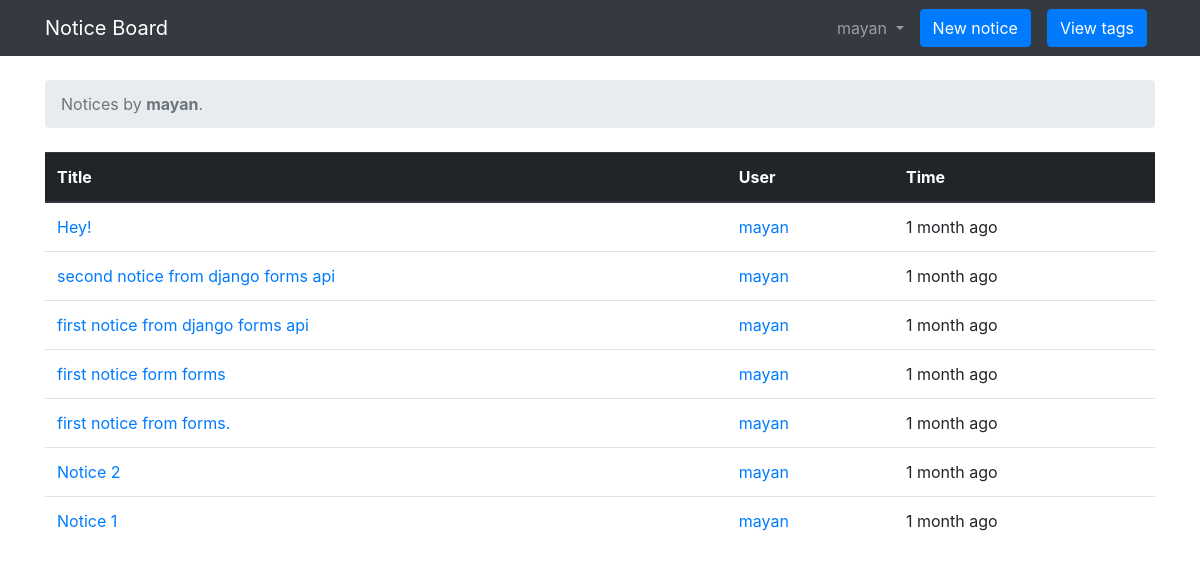
Page /u/mayan (signed in) on the earlier database version.
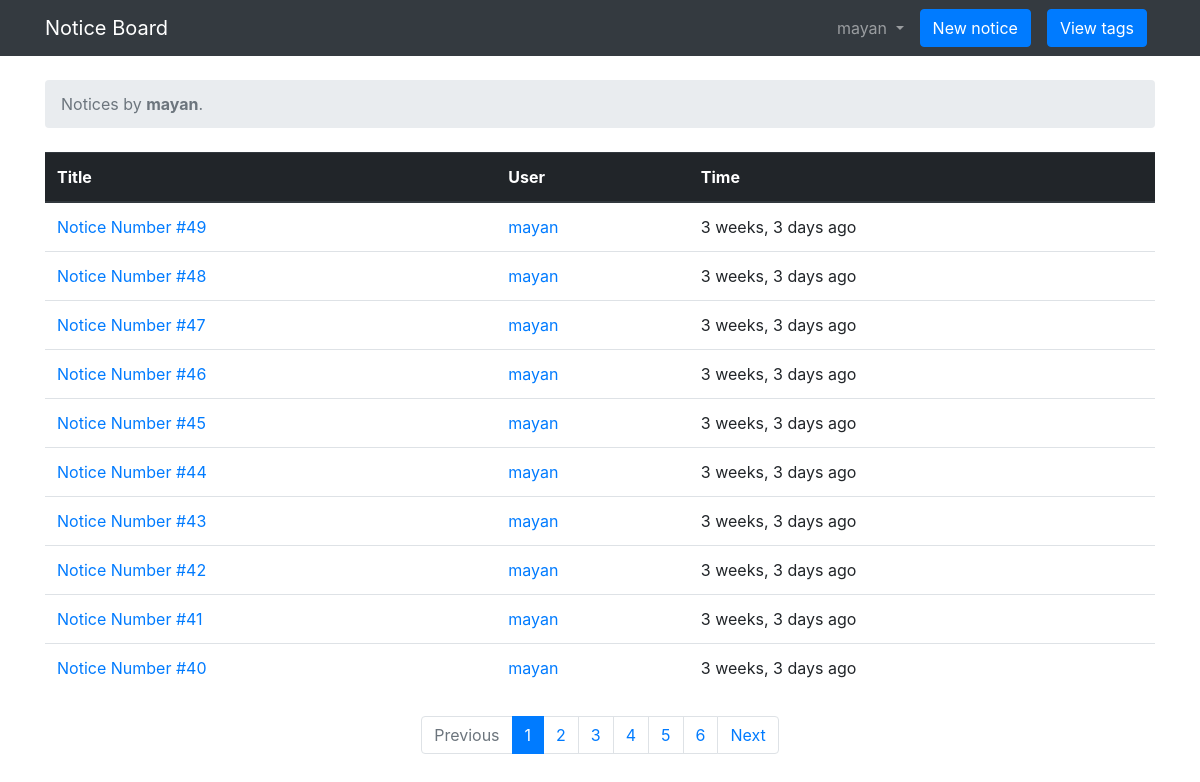
Same page on the later database version.
### notices/models.py (models this page shows, shortened)
class Notice(models.Model):
	title = models.CharField(max_length=100)
	message = models.TextField(max_length=2000)
	created_at = models.DateTimeField(auto_now_add=True)
	tags = models.CharField(max_length=100, null=True)
	created_by = models.ForeignKey(User, related_name='posts', on_delete=models.DO_NOTHING)

### notices/views.py (the view)
# urls.py: path('u/<user>', views.UserNoticeListView.as_view(), name='user_notices'),
class UserNoticeListView(LoginRequiredMixin, ListView):
	model = Notice
	context_object_name = 'notices'
	template_name = 'notices/notices_by_user.html'
	paginate_by = 10
	def get_context_data(self, **kwargs):
		return super().get_context_data(**kwargs)
	def get_queryset(self):
		self.user = get_object_or_404(User, username=self.kwargs['user'])
		return Notice.objects.filter(created_by=self.user).order_by('-created_at')

### notices/templates/notices/notices_by_user.html
{% extends 'notices/home.html' %}
{% block breadcrumb %} Notices by <strong>{{ user }}</strong>. {% endblock %}

### notices/templates/notices/home.html (shortened to what this page needs)
{% extends 'notices/base.html' %}
{% load humanize %}
{% block content %}
		<ol class="breadcrumb my-4">
		    <li class="breadcrumb-item active"> {% block breadcrumb %} Notices {% endblock %}</li>
		</ol>
	    <table class="table">
	    	<thead class="thead-dark">
	    		<tr>
	    			<th>Title</th>
	    			<th>User</th>
	    			<th>Time</th>
	    		</tr>
	    	</thead>
	      <tbody>
	      	{% if notices %}
		        {% for notice in notices %}
		          <tr>
		            <td>
		              <a href="{% url 'notices:notice_page' notice.id %}"> {{ notice.title }} </a>
		            </td>
		            <td>
		              <a href="{% url 'notices:user_notices' notice.created_by %}">{{ notice.created_by }} </a>
		        	</td>
		            <td>{{ notice.created_at|naturaltime }}</td>
		          </tr>
		        {% endfor %}
		      </tbody>
		     {% endif %}
	    </table>
		 {% if is_paginated %}
		    <nav aria-label="Topics pagination" class="my-4">
		      <ul class="pagination justify-content-center">
		        {% if page_obj.has_previous %}
		          <li class="page-item">
		            <a class="page-link" href="?page={{ page_obj.previous_page_number }}">Previous</a>
		          </li>
		        {% else %}
		          <li class="page-item disabled">
		            <span class="page-link">Previous</span>
		          </li>
		        {% endif %}
		        {% for page_num in paginator.page_range %}
		          {% if page_obj.number == page_num %}
		            <li class="page-item active">
		              <span class="page-link">
		                {{ page_num }}
		              </span>
		            </li>
		          {% else %}
		            <li class="page-item">
		              <a class="page-link" href="?page={{ page_num }}">{{ page_num }}</a>
		            </li>
		          {% endif %}
		        {% endfor %}
		        {% if page_obj.has_next %}
		          <li class="page-item">
		            <a class="page-link" href="?page={{ page_obj.next_page_number }}">Next</a>
		          </li>
		        {% else %}
		          <li class="page-item disabled">
		            <span class="page-link">Next</span>
		          </li>
		        {% endif %}
		      </ul>
		    </nav>
		  {% endif %}
{% endblock %}

Differences in the rows shown:
no longer on this page (row unchanged): Notice: title "Hey!", created_by "mayan", created_at "1 month ago"
no longer on this page (row unchanged): Notice: title "second notice from django forms api", created_by "mayan", created_at "1 month ago"
no longer on this page (row unchanged): Notice: title "first notice from django forms api", created_by "mayan", created_at "1 month ago"
no longer on this page (row unchanged): Notice: title "first notice form forms", created_by "mayan", created_at "1 month ago"
no longer on this page (row unchanged): Notice: title "first notice from forms.", created_by "mayan", created_at "1 month ago"
no longer on this page (row unchanged): Notice: title "Notice 2", created_by "mayan", created_at "1 month ago"
no longer on this page (row unchanged): Notice: title "Notice 1", created_by "mayan", created_at "1 month ago"
added Notice: title "Notice Number #49", created_by "mayan", created_at "3 weeks, 3 days ago"
added Notice: title "Notice Number #48", created_by "mayan", created_at "3 weeks, 3 days ago"
added Notice: title "Notice Number #47", created_by "mayan", created_at "3 weeks, 3 days ago"
added Notice: title "Notice Number #46", created_by "mayan", created_at "3 weeks, 3 days ago"
added Notice: title "Notice Number #45", created_by "mayan", created_at "3 weeks, 3 days ago"
added Notice: title "Notice Number #44", created_by "mayan", created_at "3 weeks, 3 days ago"
added Notice: title "Notice Number #43", created_by "mayan", created_at "3 weeks, 3 days ago"
added Notice: title "Notice Number #42", created_by "mayan", created_at "3 weeks, 3 days ago"
added Notice: title "Notice Number #41", created_by "mayan", created_at "3 weeks, 3 days ago"
added Notice: title "Notice Number #40", created_by "mayan", created_at "3 weeks, 3 days ago"
Other differences:
text now shown: "Previous Next"
new list line: "1"
new list line: "2"
new list line: "3"
new list line: "4"
new list line: "5"
new list line: "6"
